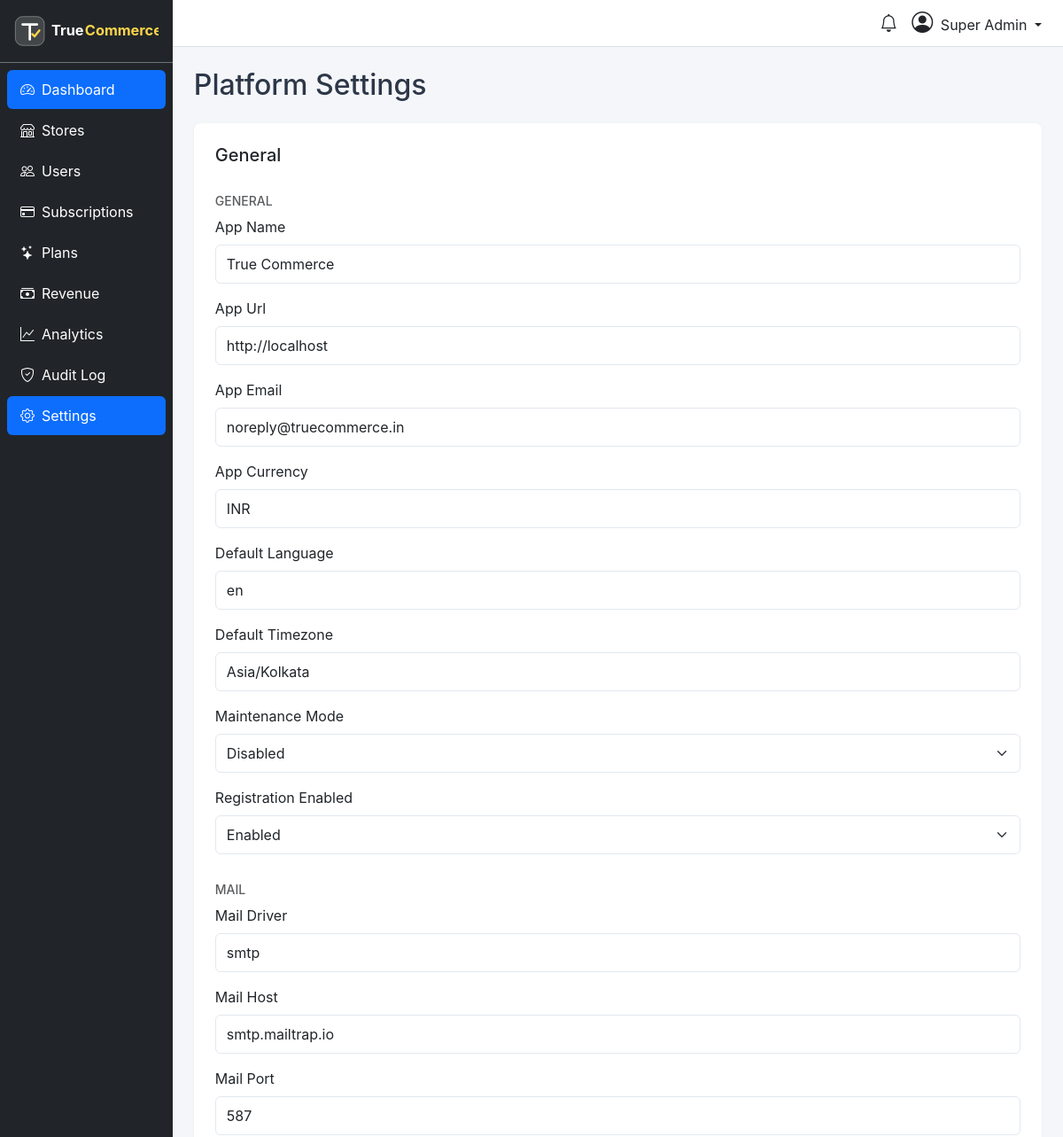
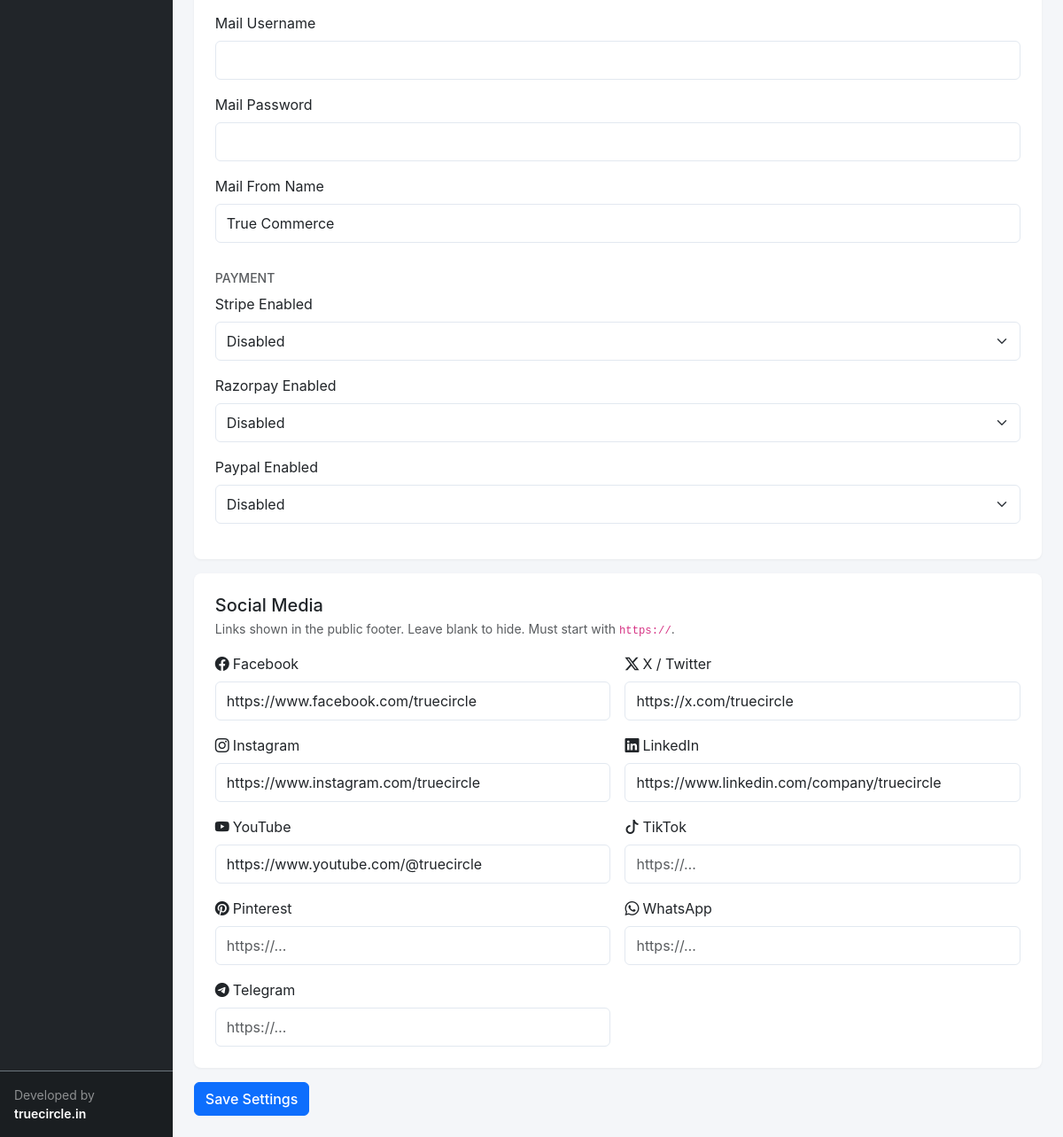
The app's page /admin/settings (signed in) with its own data (2 pictures, top to bottom).
### tables this page shows
CREATE TABLE `users` (
  `id` INT UNSIGNED NOT NULL AUTO_INCREMENT,
  `name` VARCHAR(191) NOT NULL,
  `email` VARCHAR(191) NOT NULL,
  `password` VARCHAR(255) NOT NULL,
  `phone` VARCHAR(20) DEFAULT NULL,
  `avatar` VARCHAR(255) DEFAULT NULL,
  `role` ENUM('super_admin','store_owner','vendor','customer') NOT NULL DEFAULT 'customer',
  `status` ENUM('active','inactive','banned','pending') NOT NULL DEFAULT 'pending',
  `email_verified_at` TIMESTAMP NULL DEFAULT NULL,
  `email_verify_token` VARCHAR(100) DEFAULT NULL,
  `two_factor_secret` VARCHAR(255) DEFAULT NULL,
  `two_factor_enabled` TINYINT(1) NOT NULL DEFAULT 0,
  `two_factor_recovery_codes` TEXT DEFAULT NULL,
  `google_id` VARCHAR(100) DEFAULT NULL,
  `facebook_id` VARCHAR(100) DEFAULT NULL,
  `last_login_at` TIMESTAMP NULL DEFAULT NULL,
  `last_login_ip` VARCHAR(45) DEFAULT NULL,
  `remember_token` VARCHAR(100) DEFAULT NULL,
  `created_at` TIMESTAMP NOT NULL DEFAULT CURRENT_TIMESTAMP,
  `updated_at` TIMESTAMP NOT NULL DEFAULT CURRENT_TIMESTAMP ON UPDATE CURRENT_TIMESTAMP,
  PRIMARY KEY (`id`),
  UNIQUE KEY `users_email_unique` (`email`),
  KEY `idx_users_role` (`role`),
  KEY `idx_users_status` (`status`)
);

CREATE TABLE `settings` (
  `id` INT UNSIGNED NOT NULL AUTO_INCREMENT,
  `store_id` INT UNSIGNED DEFAULT NULL COMMENT 'NULL = global/super admin',
  `group` VARCHAR(100) NOT NULL DEFAULT 'general',
  `key` VARCHAR(191) NOT NULL,
  `value` LONGTEXT DEFAULT NULL,
  `type` ENUM('string','integer','boolean','json','array') NOT NULL DEFAULT 'string',
  `is_public` TINYINT(1) NOT NULL DEFAULT 0,
  `created_at` TIMESTAMP NOT NULL DEFAULT CURRENT_TIMESTAMP,
  `updated_at` TIMESTAMP NOT NULL DEFAULT CURRENT_TIMESTAMP ON UPDATE CURRENT_TIMESTAMP,
  PRIMARY KEY (`id`),
  UNIQUE KEY `settings_store_key_unique` (`store_id`, `key`),
  KEY `idx_settings_group` (`group`)
);

### app/Controllers/AdminController.php (called while the page is built, shortened)
<?php
class AdminController extends Controller {
    public function settings(): void {
        $settings = Database::fetchAll("SELECT * FROM settings WHERE store_id IS NULL");
        $grouped  = [];
        foreach ($settings as $s) {
            if ($s['key'] === 'social_links') continue;
            $grouped[$s['group']][$s['key']] = $s;
        }
        $socialLinks = social_links();
        $platforms   = social_platforms();
        $this->view('superadmin.settings', compact('grouped', 'socialLinks', 'platforms') + ['settings' => $grouped]);
    }
}

### app/Middleware/AdminMiddleware.php (called while the page is built, shortened)
<?php
class AdminMiddleware {
    public function handle(callable $next): void {
        $next();
    }
}

### app/Middleware/AuthMiddleware.php (called while the page is built, shortened)
<?php
class AuthMiddleware {
    public function handle(callable $next): void {
        $next();
    }
}

### public/index.php (called while the page is built, shortened)
<?php
$router = require_once dirname(__DIR__) . '/core/bootstrap.php';
ActivityLogger::logPageView();
$router->dispatch($_SERVER['REQUEST_METHOD'] ?? 'GET', $uri);

### core/Database.php (called while the page is built, shortened)
<?php
class Database {
    private static ?PDO $instance = null;
    public static function getInstance(): PDO {
        if (self::$instance === null) {
            $cfg = require CONFIG_PATH . '/database.php';
            $dbPart = !empty($cfg['database']) ? "dbname={$cfg['database']};" : '';
            $dsn = "mysql:host={$cfg['host']};port={$cfg['port']};{$dbPart}charset={$cfg['charset']}";
            try {
                self::$instance = new PDO($dsn, $cfg['username'], $cfg['password'], [
                    PDO::ATTR_ERRMODE            => PDO::ERRMODE_EXCEPTION,
                    PDO::ATTR_DEFAULT_FETCH_MODE => PDO::FETCH_ASSOC,
                    PDO::ATTR_EMULATE_PREPARES   => false,
                    PDO::MYSQL_ATTR_INIT_COMMAND => "SET NAMES utf8mb4 COLLATE utf8mb4_unicode_ci",
                ]);
            } catch (PDOException $e) {
                error_log("DB Connection failed: " . $e->getMessage());
                throw new RuntimeException('Database connection failed: ' . $e->getMessage(), 0, $e);
            }
        }
        return self::$instance;
    }
    public static function query(string $sql, array $params = []): PDOStatement {
        $pdo  = self::getInstance();
        $stmt = $pdo->prepare($sql);
        $start = microtime(true);
        $stmt->execute($params);
        return $stmt;
    }
    public static function fetch(string $sql, array $params = []): ?array {
        return self::query($sql, $params)->fetch() ?: null;
    }
    public static function fetchAll(string $sql, array $params = []): array {
        return self::query($sql, $params)->fetchAll();
    }
}

### core/helpers.php (called while the page is built, shortened)
<?php
function e(mixed $value): string {
    return htmlspecialchars((string)$value, ENT_QUOTES | ENT_SUBSTITUTE, 'UTF-8');
}
function auth(): ?array {
    return Auth::user();
}
function setting(string $key, mixed $default = null, ?int $storeId = null): mixed {
    $record = Database::fetch(
        "SELECT value, type FROM settings WHERE `key` = ? AND (store_id = ? OR store_id IS NULL) ORDER BY store_id DESC LIMIT 1",
        [$key, $storeId]
    );
    return match ($record['type']) {
        'boolean' => (bool)$record['value'],
        'integer' => (int)$record['value'],
        'json', 'array' => json_decode($record['value'], true),
        default => $record['value'],
    };
}
function social_links(?array $store = null): array {
    $site = setting('social_links', null);
    return is_array($site) ? $site : [];
}
function social_platforms(): array {
    return [
        'facebook'  => ['icon' => 'bi-facebook',   'label' => 'Facebook'],
        'twitter'   => ['icon' => 'bi-twitter-x',  'label' => 'X / Twitter'],
        'instagram' => ['icon' => 'bi-instagram',  'label' => 'Instagram'],
        'linkedin'  => ['icon' => 'bi-linkedin',   'label' => 'LinkedIn'],
        'youtube'   => ['icon' => 'bi-youtube',    'label' => 'YouTube'],
        'tiktok'    => ['icon' => 'bi-tiktok',     'label' => 'TikTok'],
        'pinterest' => ['icon' => 'bi-pinterest',  'label' => 'Pinterest'],
        'whatsapp'  => ['icon' => 'bi-whatsapp',   'label' => 'WhatsApp'],
        'telegram'  => ['icon' => 'bi-telegram',   'label' => 'Telegram'],
    ];
}

### core/Auth.php (called while the page is built, shortened)
<?php
class Auth {
    private static ?array $user = null;
    public static function user(): ?array {
        if (self::$user !== null) {
            return self::$user;
        }
        $userId = Session::get('auth_user_id');
        if ($userId) {
            self::$user = Database::fetch("SELECT * FROM users WHERE id = ? AND status = 'active'", [$userId]);
            return self::$user;
        }
        return null;
    }
    public static function id(): ?int {
        return static::user()['id'] ?? null;
    }
}

### app/Services/ActivityLogger.php (called while the page is built, shortened)
<?php
class ActivityLogger {
    public static function log(
        string $action,
        ?string $description = null,
        ?int $userId = null,
        ?int $storeId = null,
        ?array $metadata = null
    ): void {
        try {
            $req = new Request();
            Database::insert('activity_logs', [
                'user_id'     => $userId   ?? Auth::id(),
                'store_id'    => $storeId,
                'action'      => $action,
                'description' => $description ? mb_substr($description, 0, 500) : null,
                'method'      => $_SERVER['REQUEST_METHOD'] ?? null,
                'path'        => isset($_SERVER['REQUEST_URI']) ? mb_substr($_SERVER['REQUEST_URI'], 0, 500) : null,
                'ip_address'  => $req->ip(),
                'user_agent'  => mb_substr($_SERVER['HTTP_USER_AGENT'] ?? '', 0, 500),
                'metadata'    => $metadata ? json_encode($metadata, JSON_UNESCAPED_UNICODE | JSON_UNESCAPED_SLASHES) : null,
            ]);
        } catch (Throwable $e) {
            logError('ActivityLogger failed: ' . $e->getMessage());
        }
    }
    public static function logPageView(): void {
        self::log('page.view');
    }
}

### app/Views/superadmin/settings.php (the view)
<h2 class="mb-4">Platform Settings</h2>
<form method="POST" action="/admin/settings"><?= csrf_field() ?>
    <div class="card p-4 mb-3">
        <h5 class="mb-3">General</h5>
        <?php foreach ($settings as $group => $items): ?>
            <h6 class="text-muted text-uppercase small mt-3"><?= e(ucfirst($group)) ?></h6>
            <?php foreach ($items as $key => $s): ?>
                <div class="mb-3">
                    <label class="form-label"><?= e(ucwords(str_replace('_',' ', $key))) ?></label>
                    <?php if ($s['type'] === 'boolean'): ?>
                        <select name="settings[<?= e($key) ?>]" class="form-select">
                            <option value="1" <?= $s['value'] ? 'selected' : '' ?>>Enabled</option>
                            <option value="0" <?= !$s['value'] ? 'selected' : '' ?>>Disabled</option>
                        </select>
                    <?php else: ?>
                        <input name="settings[<?= e($key) ?>]" value="<?= e($s['value']) ?>" class="form-control">
                    <?php endif; ?>
                </div>
            <?php endforeach; ?>
        <?php endforeach; ?>
    </div>
    <div class="card p-4 mb-3">
        <h5 class="mb-1">Social Media</h5>
        <p class="text-muted small mb-3">Links shown in the public footer. Leave blank to hide. Must start with <code>https://</code>.</p>
        <div class="row g-3">
            <?php foreach ($platforms as $key => $meta): ?>
                <div class="col-md-6">
                    <label class="form-label"><i class="bi <?= e($meta['icon']) ?> me-1"></i><?= e($meta['label']) ?></label>
                    <input type="url"
                           name="social_links[<?= e($key) ?>]"
                           value="<?= e($socialLinks[$key] ?? '') ?>"
                           placeholder="https://…"
                           pattern="https?://.+"
                           class="form-control">
                </div>
            <?php endforeach; ?>
        </div>
    </div>
    <button class="btn btn-primary">Save Settings</button>
</form>

### core/Router.php (shortened to what this page needs)
<?php
class Router {
    private array $routes = [];
    private string $prefix = '';
    private array $groupMiddleware = [];
    public function group(array $options, callable $callback): void {
        $prevPrefix     = $this->prefix;
        $prevMiddleware = $this->groupMiddleware;
        $this->prefix           .= $options['prefix'] ?? '';
        $this->groupMiddleware   = array_merge($this->groupMiddleware, $options['middleware'] ?? []);
        $this->prefix          = $prevPrefix;
        $this->groupMiddleware = $prevMiddleware;
    }
    private function addRoute(string $method, string $path, $handler, string $name): self {
        $fullPath = rtrim($this->prefix . $path, '/') ?: '/';
        $pattern  = $this->compilePattern($fullPath);
        $route = [
            'method'     => $method,
            'path'       => $fullPath,
            'pattern'    => $pattern,
            'handler'    => $handler,
            'middleware' => $this->groupMiddleware,
            'name'       => $name,
        ];
        $this->routes[] = $route;
        return $this;
    }
    private function compilePattern(string $path): string {
        $pattern = preg_replace('/\{([a-zA-Z_][a-zA-Z0-9_]*)\}/', '([^/]+)', $path);
        $pattern = preg_replace('/\{([a-zA-Z_][a-zA-Z0-9_]*)\?\}/', '?([^/]*)?', $pattern);
        return '#^' . $pattern . '$#';
    }
    public function dispatch(string $method, string $uri): void {
        $uri = strtok($uri, '?');
        $uri = rtrim($uri, '/') ?: '/';
        $method = strtoupper($method);
        foreach ($this->routes as $route) {
            if ($route['method'] !== $method && $route['method'] !== 'ANY') {
                continue;
            }
            if (preg_match($route['pattern'], $uri, $matches)) {
                array_shift($matches);
                $params = array_values(array_filter($matches, fn($v) => $v !== ''));
                $this->runMiddleware($route['middleware'], function() use ($route, $params) {
                    $this->callHandler($route['handler'], $params);
                });
                return;
            }
        }
    }
    private function runMiddleware(array $middleware, callable $final): void {
        $chain = array_reverse($middleware);
        $next  = $final;
        foreach ($chain as $mw) {
            $next = function() use ($mw, $next) {
                $instance = new $mw();
                $instance->handle($next);
            };
        }
        $next();
    }
    private function callHandler($handler, array $params): void {
        if (is_string($handler)) {
            [$class, $method] = explode('@', $handler);
            $controller = new $class();
            call_user_func_array([$controller, $method], $params);
            return;
        }
        throw new RuntimeException("Invalid route handler");
    }
}

### app/Views/partials/topbar.php (shortened to what this page needs)
<?php $u = auth(); $isImpersonating = ($u['role'] ?? '') === 'super_admin' && Session::get('super_admin_active_store_id'); ?>
<nav class="navbar navbar-light bg-white border-bottom px-4">
    <div class="d-flex w-100 justify-content-between align-items-center">
        <div class="d-flex align-items-center gap-3">
            <a href="/dashboard/notifications" class="text-dark position-relative">
                <i class="bi bi-bell fs-5"></i>
            </a>
            <div class="dropdown">
                <a class="dropdown-toggle text-dark text-decoration-none" data-bs-toggle="dropdown" href="#">
                    <?php if (!empty($u['avatar'])): ?>
                        <img src="<?= e($u['avatar']) ?>" class="rounded-circle me-2" width="32" height="32">
                    <?php else: ?>
                        <i class="bi bi-person-circle fs-4 me-1"></i>
                    <?php endif; ?>
                    <?= e($u['name']) ?>
                </a>
            </div>
        </div>
    </div>
</nav>

### public/css/admin.css (style rules this page uses)
body { font-family: -apple-system, BlinkMacSystemFont, 'Inter', 'Segoe UI', sans-serif; background: #f4f6f9; color: #2d3748; }
.card { border: none; border-radius: 8px; box-shadow: 0 1px 3px rgba(0,0,0,.05); }
.btn { border-radius: 6px; font-weight: 500; }
.btn-primary { background: #0d6efd; border-color: #0d6efd; }
.form-control, .form-select { border-radius: 6px; border-color: #e2e8f0; padding: 9px 12px; }

### records on screen
users: role "super_admin" (drawn), name "Super Admin"
settings: key "App Name", value "True Commerce"
settings: key "App Url", value "http://localhost"
settings: key "App Email", value "noreply@truecommerce.in"
settings: key "App Currency", value "INR"
settings: key "Default Language", value "en"
settings: key "Default Timezone", value "Asia/Kolkata"
settings: key "Maintenance Mode", value "Disabled"
settings: key "Registration Enabled", value "Enabled"
settings: key "Mail Driver", value "smtp"
settings: key "Mail Host", value "smtp.mailtrap.io"
settings: key "Mail Port", value "587"
settings: key "Mail Username"
settings: key "Mail Password"
settings: key "Mail From Name", value "True Commerce"
settings: key "Stripe Enabled", value "Disabled"
settings: key "Razorpay Enabled", value "Disabled"
settings: key "Paypal Enabled", value "Disabled"

### other values on screen
$group "GENERAL"
$group "MAIL"
$group "PAYMENT"
$meta['label'] "Facebook"
$meta['label'] "X / Twitter"
$meta['label'] "Instagram"
$meta['label'] "LinkedIn"
$meta['label'] "YouTube"
$meta['label'] "TikTok"
$meta['label'] "Pinterest"
$meta['label'] "WhatsApp"
$meta['label'] "Telegram"
